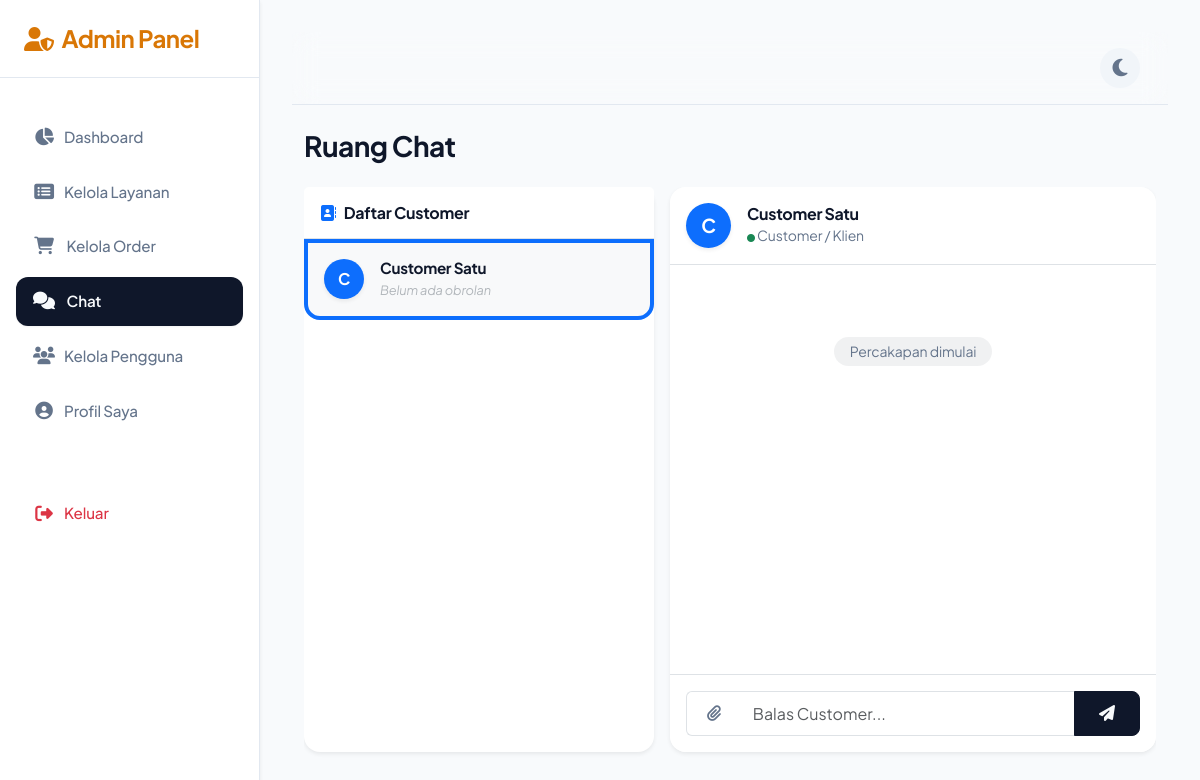
Page /index.php?page=admin_messages&customer_id=2 (signed in) on the committed database.
### tables this page shows
CREATE TABLE IF NOT EXISTS `users` (
  `id` int(11) NOT NULL AUTO_INCREMENT,
  `name` varchar(100) NOT NULL,
  `email` varchar(100) NOT NULL,
  `password` varchar(255) NOT NULL,
  `role` enum('admin','customer') NOT NULL DEFAULT 'customer',
  `created_at` timestamp NOT NULL DEFAULT CURRENT_TIMESTAMP,
  PRIMARY KEY (`id`),
  UNIQUE KEY `email` (`email`)
);

### views/admin/messages.php (the view, shortened to what this page needs)
<?php
$customer_id = isset($_GET['customer_id']) ? (int)$_GET['customer_id'] : 0;
$stmt_contacts = $conn->prepare("
    SELECT u.id, u.name,
           (SELECT message FROM messages m WHERE (m.sender_id = u.id AND m.receiver_id = ?) OR (m.sender_id = ? AND m.receiver_id = u.id) ORDER BY m.created_at DESC LIMIT 1) as last_msg,
           (SELECT created_at FROM messages m WHERE (m.sender_id = u.id AND m.receiver_id = ?) OR (m.sender_id = ? AND m.receiver_id = u.id) ORDER BY m.created_at DESC LIMIT 1) as last_time,
           (SELECT COUNT(*) FROM messages m WHERE m.sender_id = u.id AND m.receiver_id = ? AND m.is_read = 0) as unread_count
    FROM users u
    WHERE u.role = 'customer'
    ORDER BY last_time DESC, u.name ASC
");
$stmt_contacts->execute([$_SESSION['user_id'], $_SESSION['user_id'], $_SESSION['user_id'], $_SESSION['user_id'], $_SESSION['user_id']]);
$contacts = $stmt_contacts->fetchAll();
$messages = [];
$active_customer = null;
if($customer_id > 0) {
    $stmt_cust = $conn->prepare("SELECT name FROM users WHERE id = ?");
    $stmt_cust->execute([$customer_id]);
    $active_customer = $stmt_cust->fetch();
    if($active_customer) {
        $stmt_chat = $conn->prepare("
            SELECT * FROM messages
            WHERE (sender_id = ? AND receiver_id = ?)
               OR (sender_id = ? AND receiver_id = ?)
            ORDER BY created_at ASC
        ");
        $stmt_chat->execute([$_SESSION['user_id'], $customer_id, $customer_id, $_SESSION['user_id']]);
        $messages = $stmt_chat->fetchAll();
    }
}
require 'views/layouts/header.php';
?>
<div class="wrapper">
    <nav id="sidebar" class="shadow-sm">
        <div class="sidebar-header d-flex justify-content-between align-items-center">
            <h4 class="mb-0 fw-bold" style="color: var(--secondary-color);"><i class="fas fa-user-shield me-2"></i>Admin Panel</h4>
        </div>
        <ul class="list-unstyled sidebar-menu mt-3">
            <li><a href="index.php?page=admin_dashboard"><i class="fas fa-chart-pie"></i> Dashboard</a></li>
            <li><a href="index.php?page=admin_services"><i class="fas fa-list-alt"></i> Kelola Layanan</a></li>
            <li>
                <a href="index.php?page=admin_orders" class="d-flex justify-content-between align-items-center">
                    <span><i class="fas fa-shopping-cart"></i> Kelola Order</span>
                </a>
            </li>
            <li>
                <a href="index.php?page=admin_messages" class="active d-flex justify-content-between align-items-center">
                    <span><i class="fas fa-comments"></i> Chat</span>
                </a>
            </li>
            <li><a href="index.php?page=admin_users"><i class="fas fa-users"></i> Kelola Pengguna</a></li>
            <li><a href="index.php?page=customer_profile"><i class="fas fa-user-circle"></i> Profil Saya</a></li>
            <li class="mt-5"><a href="index.php?page=logout" class="text-danger"><i class="fas fa-sign-out-alt"></i> Keluar</a></li>
        </ul>
    </nav>
    <div id="content" class="d-flex flex-column" style="height: 100vh; overflow: hidden;">
        <nav class="navbar navbar-expand-lg navbar-light bg-transparent mb-4 flex-shrink-0">
            <div class="container-fluid">
                <div class="d-flex align-items-center ms-auto">
                    <div class="theme-switch me-3" id="theme-toggle">
                        <i class="fas fa-moon" id="theme-icon"></i>
                    </div>
                </div>
            </div>
        </nav>
        <div class="container-fluid d-flex flex-column flex-grow-1 overflow-hidden">
            <h3 class="fw-bold mb-4 flex-shrink-0" style="color: var(--text-color);">Ruang Chat</h3>
            <div class="d-flex flex-grow-1 overflow-hidden gap-3 pb-3">
            <div class="card border-0 shadow-sm rounded-4 d-none d-md-flex flex-column h-100" style="width: 350px;">
                <div class="card-header bg-white border-bottom p-3">
                    <h6 class="fw-bold m-0"><i class="fas fa-address-book text-primary me-2"></i>Daftar Customer</h6>
                </div>
                <div class="card-body p-0 overflow-auto" id="contactList">
                    <div class="list-group list-group-flush rounded-bottom-4">
                        <?php foreach($contacts as $contact): ?>
                            <a href="index.php?page=admin_messages&customer_id=<?= $contact['id'] ?>" class="list-group-item list-group-item-action p-3 border-bottom <?= $customer_id == $contact['id'] ? 'bg-light border-start border-4 border-primary' : '' ?>">
                                <div class="d-flex align-items-center">
                                    <div class="position-relative me-3">
                                        <div class="bg-primary text-white rounded-circle d-flex justify-content-center align-items-center shadow-sm" style="width: 40px; height: 40px; font-weight: bold;">
                                            <?= strtoupper(substr(trim($contact['name']), 0, 1)) ?>
                                        </div>
                                    </div>
                                    <div class="flex-grow-1 min-w-0">
                                        <div class="d-flex justify-content-between align-items-center mb-1">
                                            <h6 class="mb-0 fw-bold text-truncate" style="max-width: 150px; font-size: 0.95rem; color: var(--text-color);"><?= htmlspecialchars($contact['name']) ?></h6>
                                        </div>
                                        <div class="d-flex justify-content-between align-items-center">
                                            <p class="mb-0 text-muted small text-truncate" style="max-width: 180px; font-size: 0.8rem;">
                                                <?= $contact['last_msg'] ? htmlspecialchars($contact['last_msg']) : '<i class="text-secondary opacity-50">Belum ada obrolan</i>' ?>
                                            </p>
                                        </div>
                                    </div>
                                </div>
                            </a>
                        <?php endforeach; ?>
                    </div>
                </div>
            </div>
            <div class="card border-0 shadow-sm rounded-4 flex-grow-1 d-flex flex-column h-100 overflow-hidden">
                <?php if(!$active_customer): ?>
                    <div class="d-flex flex-column justify-content-center align-items-center h-100 text-muted">
                        <i class="fas fa-paper-plane fa-4x mb-3 text-primary opacity-25"></i>
                        <h5>Pilih Percakapan</h5>
                        <p class="small text-center px-4">Pilih customer di sebelah kiri untuk melihat detail diskusi <br>atau membalas lampiran progres tugas.</p>
                        <button class="btn btn-outline-primary rounded-pill d-md-none mt-3" type="button" data-bs-toggle="offcanvas" data-bs-target="#mobileContacts">
                            <i class="fas fa-list-ul me-2"></i>Buka Kontak
                        </button>
                    </div>
                <?php else: ?>
                    <div class="card-header bg-white border-bottom p-3 d-flex justify-content-between align-items-center flex-shrink-0">
                        <div class="d-flex align-items-center">
                            <div class="bg-primary text-white rounded-circle d-flex justify-content-center align-items-center shadow-sm me-3" style="width: 45px; height: 45px; font-weight: bold; font-size: 1.2rem;">
                                <?= strtoupper(substr(trim($active_customer['name']), 0, 1)) ?>
                            </div>
                            <div>
                                <h6 class="mb-0 fw-bold" style="color: var(--text-color);"><?= htmlspecialchars($active_customer['name']) ?></h6>
                                <small class="text-muted"><i class="fas fa-circle text-success" style="font-size: 8px;"></i> Customer / Klien</small>
                            </div>
                        </div>
                    </div>
                    <div class="card-body overflow-auto p-4" id="chatContainer" style="background-color: var(--card-bg);">
                        <?php if(empty($messages)): ?>
                            <div class="text-center text-muted my-5">
                                <p class="small bg-secondary bg-opacity-10 py-1 px-3 rounded-pill d-inline-block">Percakapan dimulai</p>
                            </div>
                        <?php endif; ?>
                    </div>
                    <div class="card-footer bg-white border-top p-3 flex-shrink-0">
                        <form action="index.php?page=admin_messages" method="POST" enctype="multipart/form-data" id="chatForm">
                            <div class="input-group">
                                <label class="input-group-text bg-transparent border-end-0 cursor-pointer text-muted hover-lift" for="attachmentInput" title="Kirim Berkas / Foto Progress">
                                    <i class="fas fa-paperclip px-2"></i>
                                </label>
                                <textarea class="form-control border-start-0 border-end-0 shadow-none m-0" name="message" id="messageInput" rows="1" placeholder="Balas <?= htmlspecialchars(explode(' ', trim($active_customer['name']))[0]) ?>..." style="resize: none; padding-top: 10px;"></textarea>
                                <button class="btn btn-primary px-4 fw-bold" type="submit" id="sendBtn">
                                    <i class="fas fa-paper-plane"></i>
                                </button>
                            </div>
                        </form>
                    </div>
                <?php endif; ?>
            </div>
        </div>
    </div>
</div>
<?php require 'views/layouts/footer.php'; ?>

### views/layouts/header.php (style rules this page uses)
:root { --bg-color: #F8FAFC; --text-color: #0F172A; --text-muted: #64748B; --card-bg: #FFFFFF; --primary-color: #0F172A; --bs-primary-rgb: 15, 23, 42; --primary-hover: #1E293B; --secondary-color: #D97706; --bs-secondary-rgb: 217, 119, 6; --accent-color: #F59E0B; --success-color: #10B981; --bs-success-rgb: 16, 185, 129; --danger-color: #EF4444; --bs-danger-rgb: 239, 68, 68; --bs-info-rgb: 59, 130, 246; --bs-warning-rgb: 245, 158, 11; --navbar-bg: rgba(255, 255, 255, 0.95); --border-color: #E2E8F0; --hover-bg: #F1F5F9; --shadow-sm: 0 1px 2px 0 rgba(0, 0, 0, 0.05); --shadow-md: 0 4px 6px -1px rgba(0, 0, 0, 0.05), 0 2px 4px -1px rgba(0, 0, 0, 0.03); --shadow-lg: 0 10px 25px -3px rgba(0, 0, 0, 0.05), 0 4px 6px -2px rgba(0, 0, 0, 0.03); --radius-md: 12px; --radius-lg: 16px; }
body { background-color: var(--bg-color); color: var(--text-color); font-family: 'Plus Jakarta Sans', sans-serif; transition: background-color 0.3s ease, color 0.3s ease; overflow-x: hidden; letter-spacing: -0.01em; }
h1, h2, h3, h4, h5, h6 { color: var(--text-color); font-weight: 700; letter-spacing: -0.02em; }
.text-muted { color: var(--text-muted) !important; }
.navbar { background-color: var(--navbar-bg); backdrop-filter: blur(12px); -webkit-backdrop-filter: blur(12px); border-bottom: 1px solid var(--border-color); padding: 1rem 0; }
.card { background-color: var(--card-bg); border: 1px solid var(--border-color); border-radius: var(--radius-lg); box-shadow: var(--shadow-md); }
.hover-lift { transition: transform 0.25s ease, box-shadow 0.25s ease; }
.btn { font-weight: 600; padding: 0.6rem 1.2rem; border-radius: 8px; transition: all 0.2s ease; }
.btn-primary { background-color: var(--primary-color); border-color: var(--primary-color); color: var(--bg-color); }
.wrapper { display: flex; width: 100%; align-items: stretch; min-height: 100vh; }
#sidebar { min-width: 260px; max-width: 260px; background-color: var(--card-bg); border-right: 1px solid var(--border-color); transition: all 0.3s cubic-bezier(0.4, 0, 0.2, 1); position: fixed; height: 100vh; z-index: 1000; top: 0; left: 0; overflow-y: auto; }
#content { flex: 1; padding: 2rem; min-height: 100vh; transition: all 0.3s cubic-bezier(0.4, 0, 0.2, 1); margin-left: 260px; overflow-x: hidden; display: flex; flex-direction: column; }
.sidebar-header { padding: 1.5rem; border-bottom: 1px solid var(--border-color); }
.sidebar-menu { padding: 1rem 0; }
.sidebar-menu li { padding: 0.2rem 1rem; }
.sidebar-menu a { padding: 0.8rem 1rem; font-size: 0.95rem; font-weight: 500; display: flex; align-items: center; color: var(--text-muted); text-decoration: none; border-radius: var(--radius-md); transition: all 0.2s; }
.sidebar-menu a.active { background-color: var(--primary-color); color: var(--bg-color); font-weight: 600; box-shadow: var(--shadow-sm); }
.sidebar-menu i { width: 24px; font-size: 1.1rem; margin-right: 0.5rem; text-align: center; }
.theme-switch { cursor: pointer; font-size: 1.25rem; color: var(--text-muted); transition: color 0.2s; width: 40px; height: 40px; display: flex; align-items: center; justify-content: center; border-radius: 50%; background: var(--hover-bg); }

### views/admin/messages.php (style rules this page uses)
.cursor-pointer { cursor: pointer; }
.min-w-0 { min-width: 0; }

### rows in the picture
users: name "C", name "Customer Satu", message "Balas Customer..."
